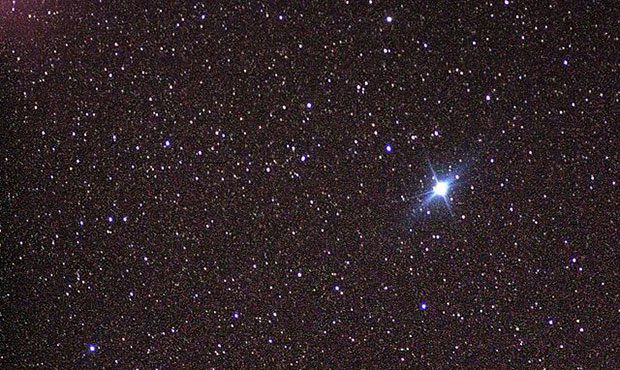
#> input picture practic(10)/imgstar.jpg, 620 x 370 px
$ python 4.py
#> lines starting #> are read from the running program, lines starting #| are printed output that depends on the picture; after the words box and inside, x2 and y2 are one past the last pixel; in counts of white or black regions, pixels touching at a corner belong together
# importing the libraries required.
import numpy as np
import cv2
import timeit

# reading the image
image = cv2.imread("imgstar.jpg")
#> image is the input picture: shape (370, 620, 3); mean B, G, R 38, 35.1, 47.3
image1 = image.copy()

# Setting a resolution to resize image for faster processing of Kadanes Algo.
res = 150
image = cv2.resize(image, (res, res),interpolation = cv2.INTER_NEAREST)
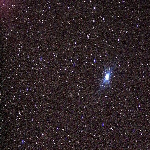
#> image: shape (150, 150, 3); mean B, G, R 38.2, 35.3, 47.5

# Grayscaling of Image as Basic image will not be a 2d matrix and grayscaling can help us make it a 2d matrix.
gray1 = cv2.cvtColor(image, cv2.COLOR_BGR2GRAY)

# By default type is int8 which ranges from 0 to 256 so to also have negetive numbers we convert to int 16.
gray1 = gray1.astype(np.int16)

# Using Gaussian blur to smooth the image.
gray1 = cv2.GaussianBlur(gray1,(45,45),0)
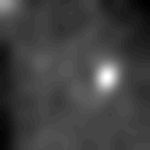
#> gray1: shape (150, 150) int16; min 27, max 75, mean 39.3; drawn with min black and max white

print("Gray-scaled array is",gray1)
#> (printed output is left out)
print("\n Shape is ",gray1.shape)
#|  Shape is  (150, 150)

# Optimizing for beetter results wrt Kadanes Implementaion.
gray1 = gray1 - gray1.max() + 1

print("Final matrix to be passed into Kadanes algo",gray1)
#> (printed output is left out)

def kadaneAlgo(array, start, finish, n):
    Sum = 0
    maxSum = -9999
    finish[0] = -1
    local_start = 0

    for i in range(n):
        Sum += array[i]
        if Sum < 0:
            Sum = 0
            local_start = i + 1
        elif Sum > maxSum:
            maxSum = Sum
            start[0] = local_start
            finish[0] = i

    if finish[0] != -1:
        return maxSum

    maxSum = array[0]
    start[0] = finish[0] = 0

    for i in range(1, n):
        if array[i] > maxSum:
            maxSum = array[i]
            start[0] = finish[0] = i
    return maxSum

def findMaxSum(M):
    global Rightrow ,Rightcol, Leftcol , Leftrow ,  ROW, COL,LeftRight,TopBottom
    maxSum  = -9999
    global finalLeft , finalRight , finalTop , finalBottom , left , right
    i = 0

    temp = [None] * ROW
    Sum = 0
    start = [0]
    finish = [0]

    for left in range(COL):
        temp = [0] * ROW
        for right in range(left, COL):
            for i in range(ROW):
                temp[i] += M[i][right]
            Sum = kadaneAlgo(temp, start, finish, ROW)
            if Sum > maxSum:
                maxSum = Sum
                finalLeft = left
                finalRight = right
                finalTop = start[0]
                finalBottom = finish[0]

    Leftrow = finalTop
    Leftcol = finalLeft
    print("(Top, Left)", "(", finalTop,finalLeft, ")")
    Rightrow = finalRight
    Rightcol = finalBottom
    print("(Bottom, Right)", "(", finalBottom,finalRight, ")")
    print("Max sum is:", maxSum)

    print("leftrow",Leftrow)
    print(finalLeft)


ROW = gray1.shape[0]
#> ROW = 150
COL = gray1.shape[1]
#> COL = 150
start = timeit.default_timer()
findMaxSum(gray1)
#| (Top, Left) ( 75 105 )
#| (Bottom, Right) ( 78 108 )
#| Max sum is: 12
#| leftrow 75
#| 105
stop = timeit.default_timer()
print('Time: ', stop - start)


TopBottom = int((finalBottom + finalTop)/2)
LeftRight = int((finalLeft + finalRight)/2)
print("Centre of circle is: ",LeftRight,TopBottom)
#| Centre of circle is:  106 76

grayimg = cv2.cvtColor(image1, cv2.COLOR_BGR2GRAY)
LeftRight = int(grayimg.shape[1]/(res/LeftRight))
TopBottom = int(grayimg.shape[0]/(res/TopBottom))
cv2.circle(image1, (LeftRight,TopBottom), 40, (255, 0, 0), 2)
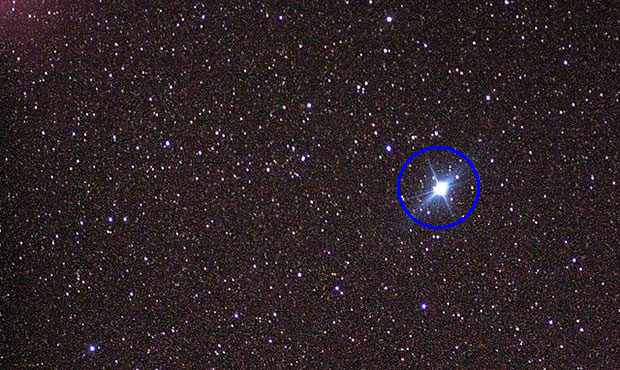
#> image1: shape (370, 620, 3); 0.33% of pixels changed, all inside (x1, y1, x2, y2) = (397, 146, 480, 229)
cv2.imshow("Kadane", image1)
cv2.waitKey(0)
cv2.destroyAllWindows()
